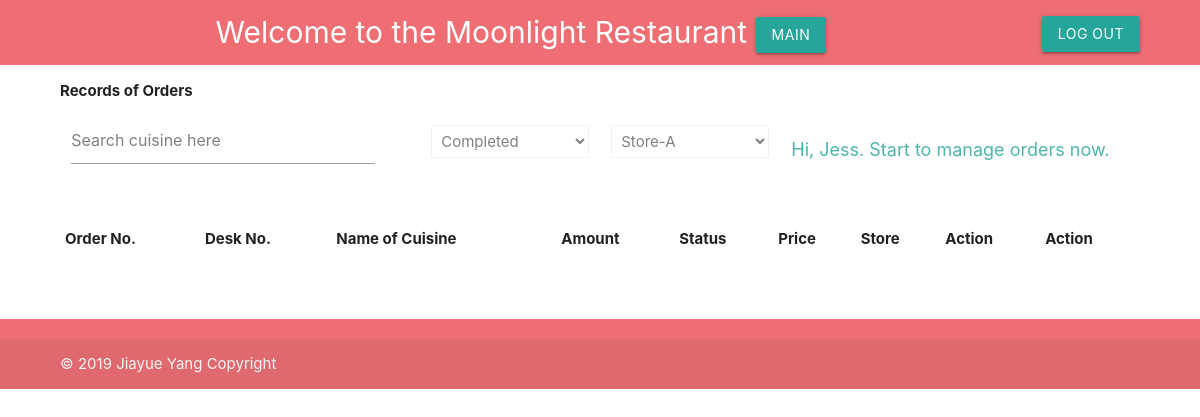
/Submitted-Order/, run on an earlier commit of the app's database.
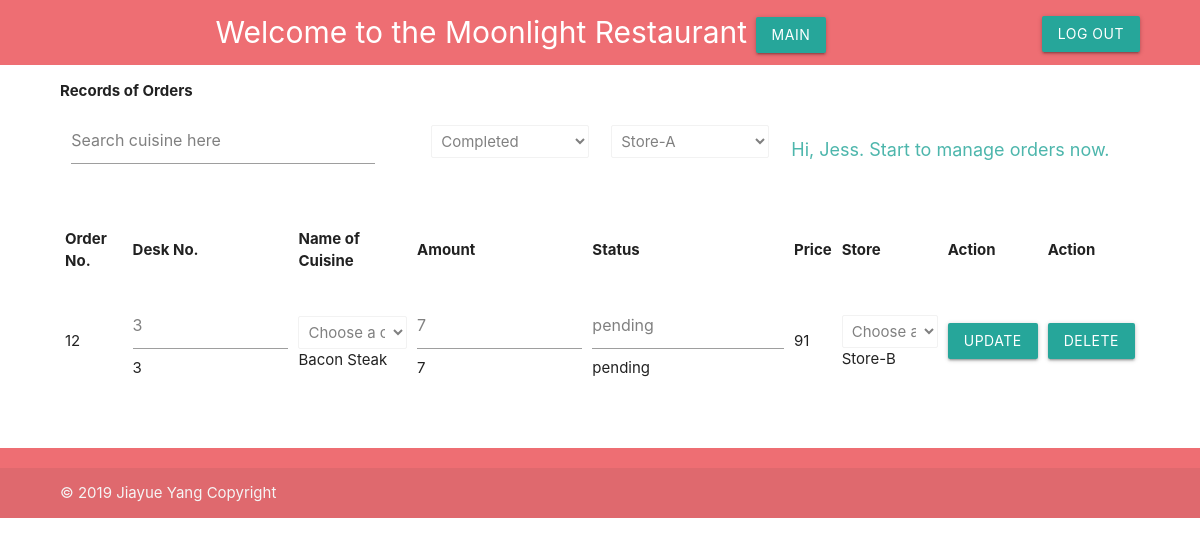
And on a later commit of the database.
### menuserve/models.py (models this page shows, shortened)
class Order(models.Model):
    desk_no = models.CharField(max_length=4)
    name_of_cuisine = models.CharField(max_length=30)
    status = models.CharField(max_length=10,default='pending')
    time = models.DateField(default = datetime.datetime.now().strftime("%Y-%m-%d %H:%I:%S"))
    amount = models.IntegerField()
    price = models.IntegerField()
    store = models.ForeignKey(Store,on_delete=models.CASCADE)
    class Meta:
        ordering = ["-time"]

class Store(models.Model):
    location = models.CharField(max_length=100)
    name = models.CharField(max_length=10)
    store_manager = models.ForeignKey(Manager,on_delete=models.CASCADE)

### menuserve/views.py (the view, shortened to what this page needs)
# urls.py: url(r'^Submitted-Order/',manageorders,name="manageorder"),
def manageorders(request):
    content={}
    orders = Order.objects.all()
    menus = Menu.objects.all()
    stores = Store.objects.all()
    return render(request,"Submitted-Order.html",{"orders":orders,"stores":stores,"menus":menus})

### menuserve/templates/Submitted-Order.html (shortened to what the changed rows need)
<!DOCTYPE html>
    <html lang="en-US">
    <head>
        {% load static %}
        <link type="text/css" rel="stylesheet" href="{% static 'css/materialize.min.css' %}"  media="screen"/>
        {% load static %}
        <link type="text/css" rel="stylesheet" href="{% static 'css/additional.css' %}" charset="utf-8"  />
    </head>
    <body>
        <div class="general-container">
            <div class="record-table">
        <table class="striped" >
            <thead>
              <tr>
                  <th>Order No.</th>
                  <th>Desk No.</th>
                  <th>Name of Cuisine</th>
                  <th>Amount</th>
                  <th>Status</th>
                  <th>Price</th>
                  <th>Store</th>
                  <th>Action</th>
                  <th>Action</th>
              </tr>
            </thead>
            <tbody>
                <form action="#" method="POST">{% for order in orders %}
                    <tr>
                    <form action="#" method="POST">
                <td>{{order.id}}</td>
                <td> <input type="text" name="input_desk_no" value="{{order.desk_no}}">{{order.desk_no}}</td>
                <td >
                        <select id="menu" class="select-management" name="cuisine_select" required>
                            <option class="disabled" value="">Choose a cuisine</option>
                        </select>{{ order.name_of_cuisine }}
                </td>
                <td> <input type="text" name="input_amount" value="{{order.amount}}">{{order.amount}}</td>
                <td> <input type="text" name="input_status" value="{{order.status}}">{{order.status}}</td>
                <td> {{order.price}}</td>
                <td>{% csrf_token %}
                        <select id="store" class="select-management" name="store_select" required>
                            <option class="disabled" value="">Choose a store</option>
                        </select>{{ order.store.name }}
                </td>
                <td>
                    <button class="waves-effect waves-light btn" name = "OrderUpdate" id="{{ order.id }}" value="{{ order.id }}" type="submit">Update</button>
                </td>
                <td>
                <button class="waves-effect waves-light btn" name = "DeleteUpdate" id="{{ order.id }}" value="{{ order.id }}" type="submit">Delete</button>
            </td>
                </form>
              </tr>{% endfor %}
                        </form>
            </tbody>
          </table>
          </div>
          </div>
        </body>
</html>

What changed in the data, as far as the page shows it:
added Order: id "12", input_desk_no "3", desk_no "3", name_of_cuisine "Bacon Steak", input_amount "7", amount "7", input_status "pending", status "pending", price "91", store.name "Store-B"
